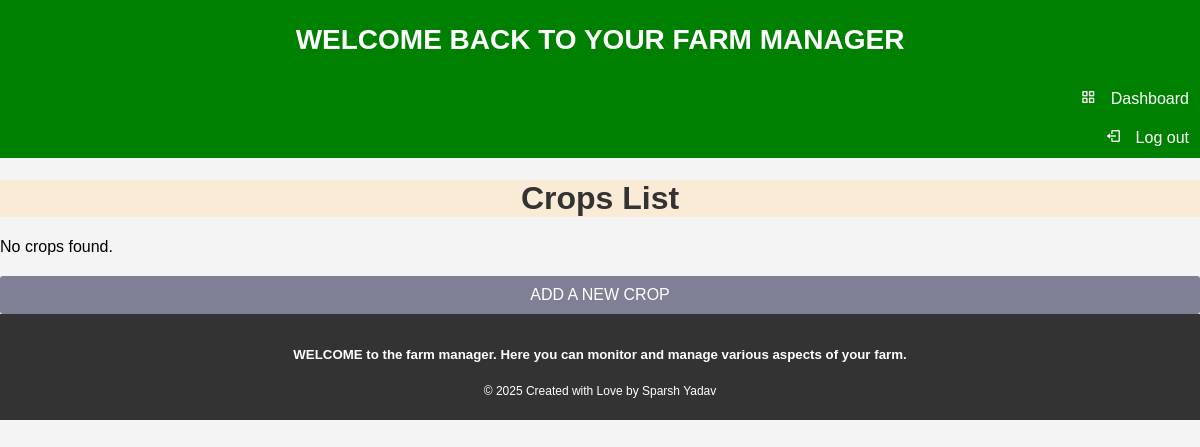
The app's page /show_crops/ (signed in), older data.
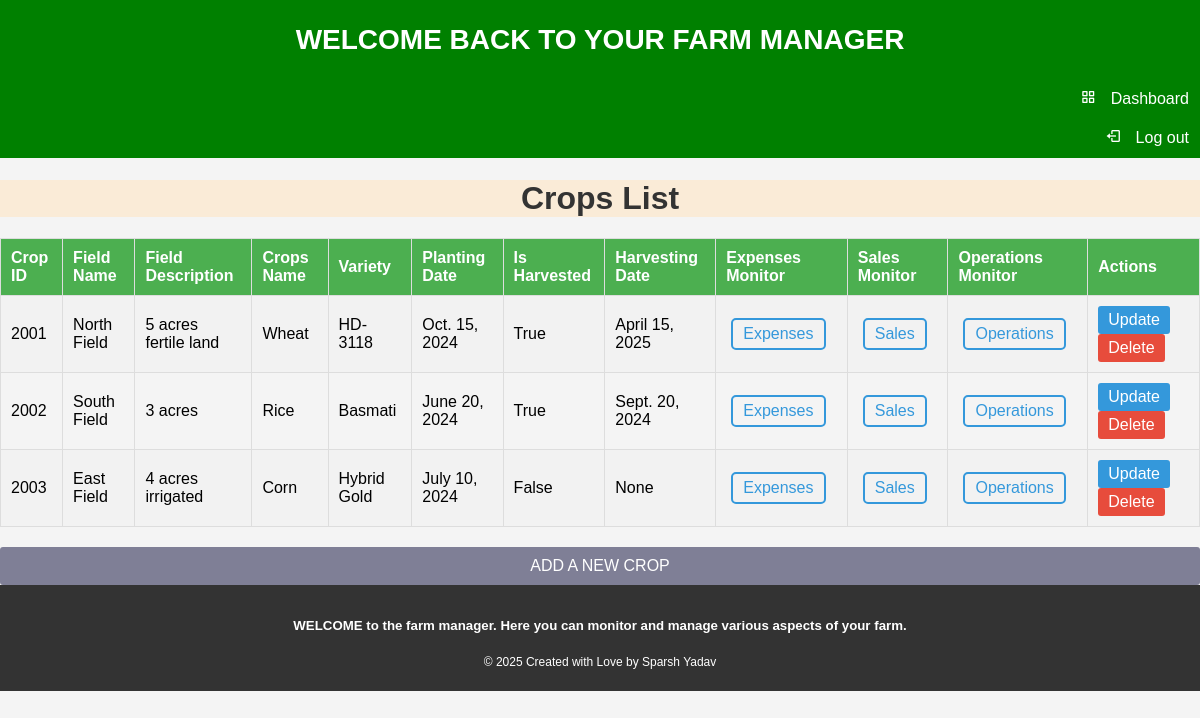
The same page, newer data.
### homepage/models.py (models this page shows, shortened)
class Crops(models.Model):
    user = models.ForeignKey(User, on_delete=models.CASCADE, default=1)
    Cid = models.IntegerField(primary_key=True, default=0)
    Field_name = models.CharField(max_length=50)
    Field_description = models.TextField()
    Crop_name = models.CharField(max_length=50)
    Variety = models.CharField(max_length=20)
    Planting_date = models.DateField()
    Is_harvested = models.BooleanField(default=False)
    Harvesting_date = models.DateField(null=True, blank=True)

### homepage/views.py (the view)
# urls.py: path("show_crops/", Show_crops, name="show-crops"),
def Show_crops(request):
    crops = Crops.objects.filter(user=request.user)
    return render(request, "homepage/showcrops.html", {"crops": crops})

### homepage/templates/homepage/showcrops.html (shortened to what this page needs)
{% extends 'homepage/base.html' %}
{% block content %}
<head>
</head>
<body>
  <h1>Crops List</h1>
  {% if crops %}
    <table class="crop-table">
      <tr>
        <th>Crop ID</th>
        <th>Field Name</th>
        <th>Field Description</th>
        <th>Crops Name</th>
        <th>Variety</th>
        <th>Planting Date</th>
        <th>Is Harvested</th>
        <th>Harvesting Date</th>
        <th>Expenses Monitor</th>
        <th>Sales Monitor</th>
        <th>Operations Monitor</th>
        <th>Actions</th>
      </tr>
      {% for crop in crops %}
        <tr>
          <td>{{ crop.Cid }}</td>
          <td>{{ crop.Field_name }}</td>
          <td>{{ crop.Field_description }}</td>
          <td>{{ crop.Crop_name }}</td>
          <td>{{ crop.Variety }}</td>
          <td>{{ crop.Planting_date }}</td>
          <td>{{ crop.Is_harvested }}</td>
          <td>{{ crop.Harvesting_date }}</td>
          <td>
             <a href="{% url 'homepage:show-cropexpenses' Cid=crop.Cid %}" class=expenses-link>Expenses</a></td>
             <td>
             <a href="{% url 'homepage:show-cropsales' Cid=crop.Cid %}" class=expenses-link>Sales</a>
          </td>
          <td>
            <a href="{% url 'homepage:show-cropoperations' Cid=crop.Cid %}" class=expenses-link>Operations</a>
         </td>
          <td>
            <a href="{% url 'homepage:update-crops' Cid=crop.Cid %}" class="update-link">Update</a>
            <a href="{% url 'homepage:delete-crops' Cid=crop.Cid %}" class=delete-link>Delete</a>
          </td>
        </tr>
      {% endfor %}
    </table>
  {% else %}
    <p class="no-crops">No crops found.</p>
  {% endif %}
  <a href="{%url 'homepage:add-crops' %}" class="add-button">ADD A NEW CROP</a>
</body>
{%endblock%}

Row changes from the older to the newer data that the page shows:
added Crops: Cid "2001", Field_name "North Field", Field_description "5 acres fertile land", Crop_name "Wheat", Variety "HD-3118", Planting_date "Oct. 15, 2024", Is_harvested "True", Harvesting_date "April 15, 2025"
added Crops: Cid "2002", Field_name "South Field", Field_description "3 acres", Crop_name "Rice", Variety "Basmati", Planting_date "June 20, 2024", Is_harvested "True", Harvesting_date "Sept. 20, 2024"
added Crops: Cid "2003", Field_name "East Field", Field_description "4 acres irrigated", Crop_name "Corn", Variety "Hybrid Gold", Planting_date "July 10, 2024", Is_harvested "False", Harvesting_date "None"
Text that changed along with them:
text no longer shown: "No crops found."
text now shown: "Crop ID Field Name Field Description Crops Name Variety Planting Date Is Harvested Harvesting Date Expenses Monitor Sales Monitor Operations Monitor Actions"
